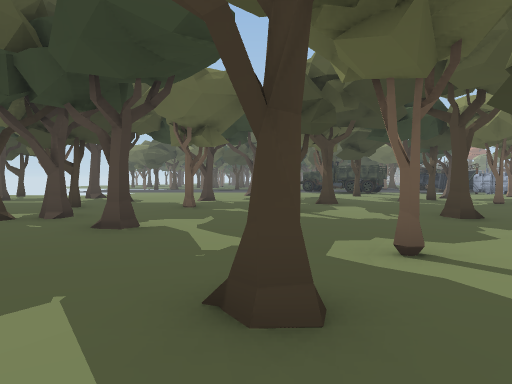
[1] (above)

24 first-person views from a walk through a scene from a Unity 3-D project. The camera is 1.4 m above the floor, tilts 2° down and sees 70° across. The floor is counted in squares, 2 m on a side. Each view is taken from the middle of a square. On the plan, view 1 faces up. The plan holds only what a view shows up to about 11 squares ahead; the rest is blank. The place goes on beyond the plan. The player is left out. Door leaves are left out, so doorways stand open. Some surface patterns are stand-ins.

[2]
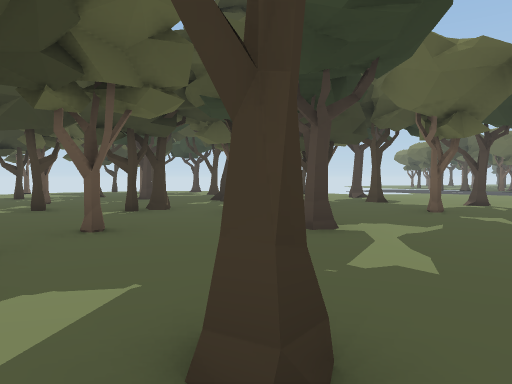

[3]
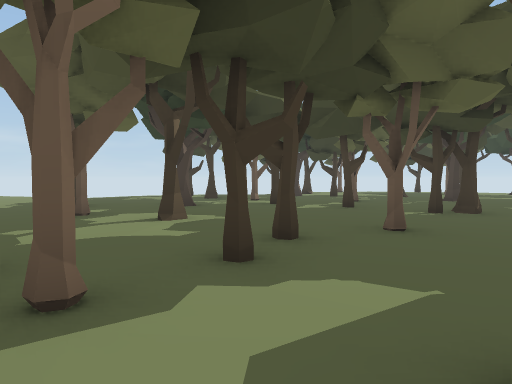

[4]
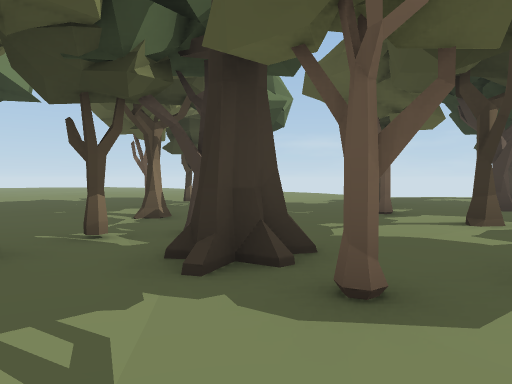

[5]
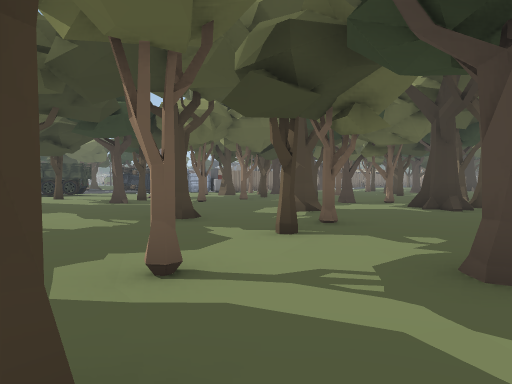

[6]
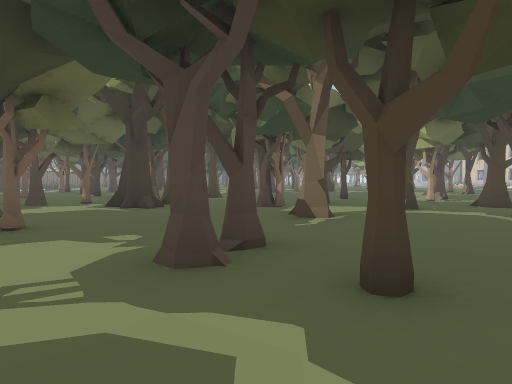

[7]
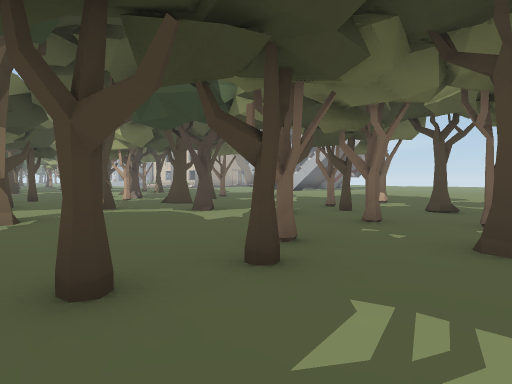

[8]
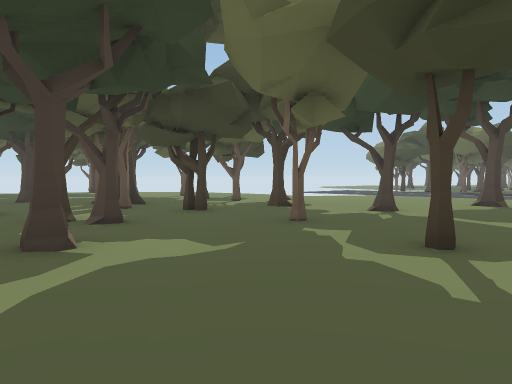

[9]
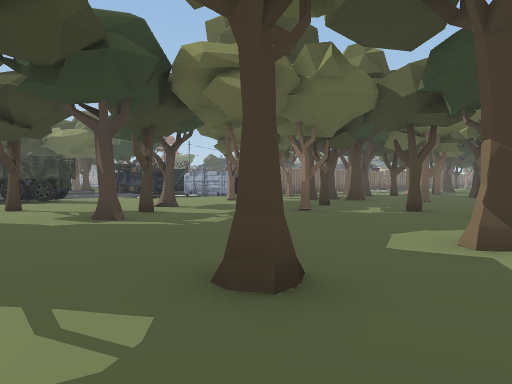

[10]
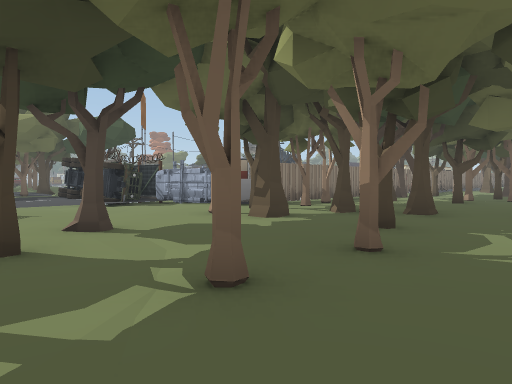

[11]
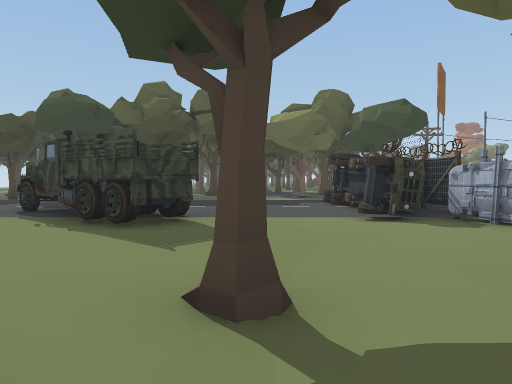

[12]
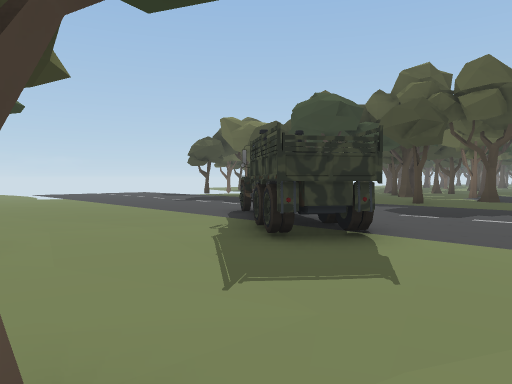

[13]
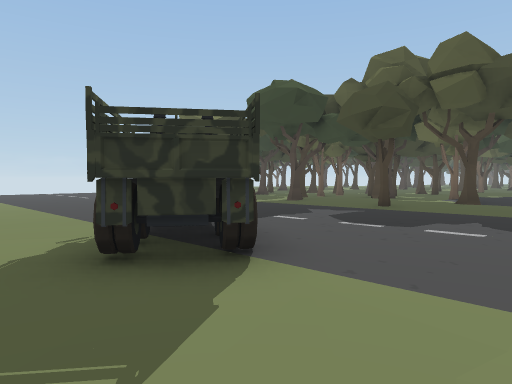

[14]
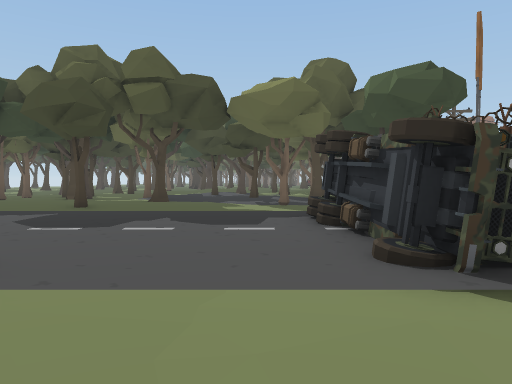

[15]
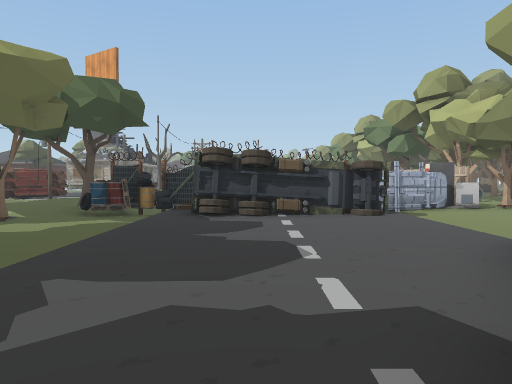

[16]
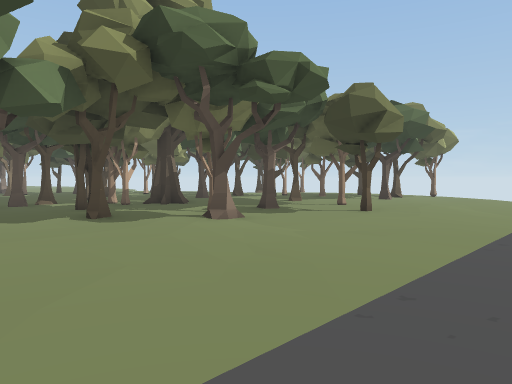

[17]
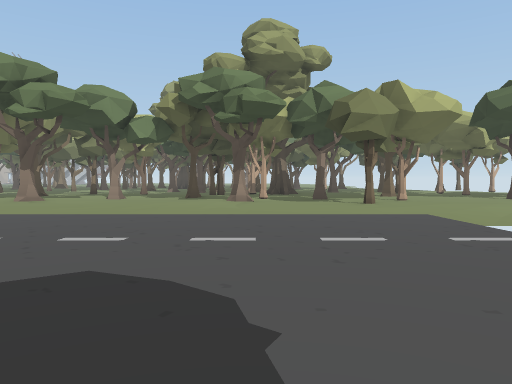

[18]
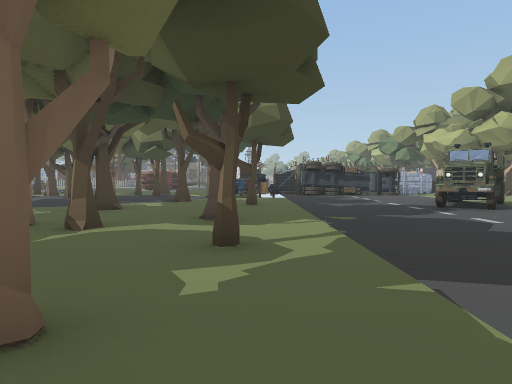

[19]
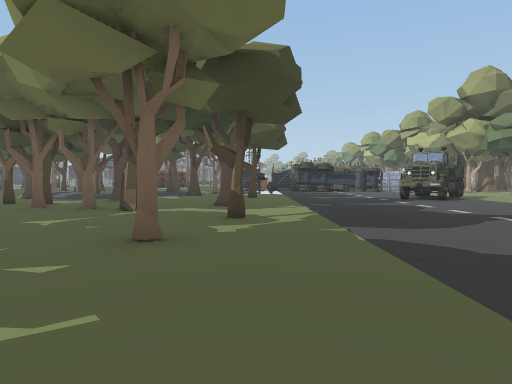

[20]
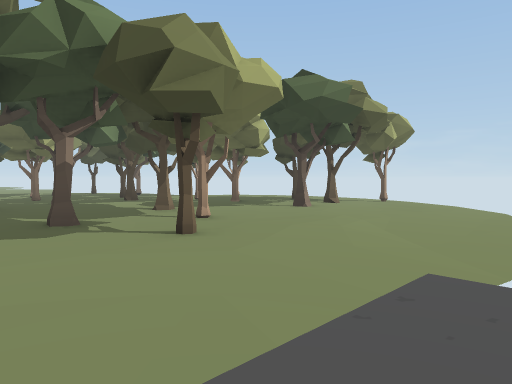

[21]
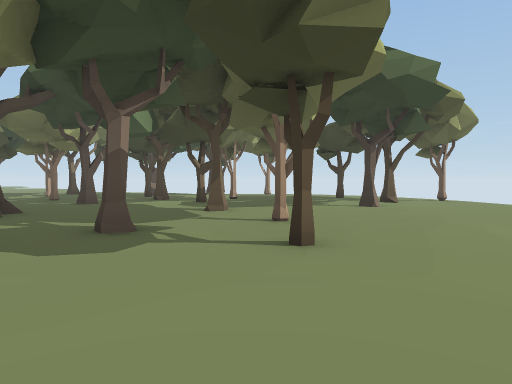

[22]
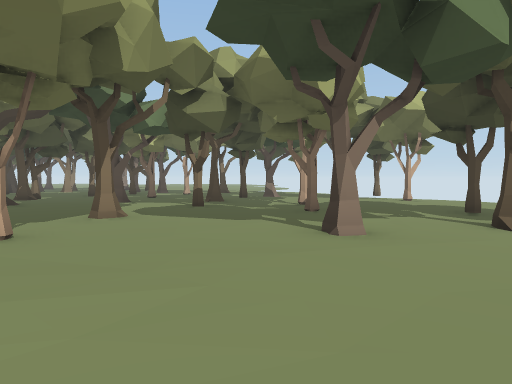

[23]
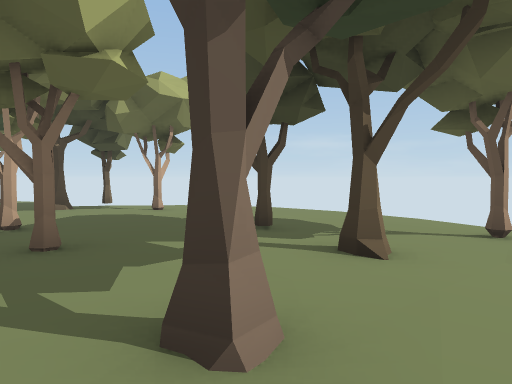

[24]
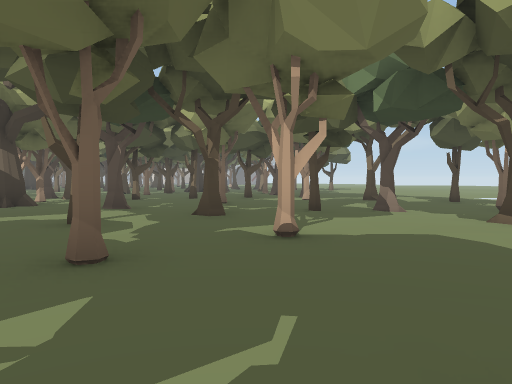

### Floor plan
Key: @ floor where view 1 was taken; # wall or solid block; x gap in a wall; . main floor; : floor 0.25 m higher than the main floor; / step, stairs or slope; T tree; C car; M machine; F fence; B barrelstack; O other object.
Columns run from 20 left of view 1 to 15 right of it. Each row starts with its distance up from view 1.
 26                  ...x::#:::://///
 25                .....:::::#:.:#///
 24               ...#...#:::::....BO
 23              ......#.:::#:....BB:
 22              ///:::::::::::////#
 21             :::::::::::::::::OO#
 20             :::::::::::::::::OO
 19             :::::::::::O:::::O #
 18             :::::::::::OO::::OO#
 17        ....//////....../OOO////C
 16     ...............::....O.....C
 15    ................:::..:......M
 14   .......::#.......::::::......MFFF
 13   ............T....:T: :#..#..###:.#
 12  .....#...#.........:: ::.#...##::::
 11 ....#...:...#.#.#./#::::.#.....:#::#
 10 ........:#.....:...:::#...#.#.#.::::
  9 ...#..#.:::::......::...........#:
  8 ........#::::T#....#.#........#.::
  7 ......#..::#::#.........#......:
  6 ........#:....:.#.........#..#..
  5 ..#.....::....#...#........::..
  4  ......#...#................TT.
  3   ..#.#.....:#...#...#........#
  2   #.........:::::...#../..:....
  1     ...... .#::::##....#..::.#
  0      #...  .:::#::.#@.....#::::
 -1      ...    .#:::./T..#...:::#::
 -2       #   ..::.#.. T...#...:#:::.#
 -3           ..:#....#..#.....:..
 -4              ... ..#...#..#:...#
 -5             ...  .#..#...#...#..
 -6                  .... .......

Positions as (right, up) in squares from view 1, and headings:
1: (0, 0), facing up
2: (1, 1), facing up-left
3: (1, 1), facing left
4: (1, 1), facing down-left
5: (0, 1), facing up-right
6: (0, 1), facing right
7: (0, 1), facing down-right
8: (2, 4), facing up-left
9: (2, 5), facing up-right
10: (5, 8), facing up-right
11: (7, 11), facing up
12: (8, 13), facing up-left
13: (8, 15), facing up-left
14: (8, 15), facing up
15: (2, 20), facing right
16: (-1, 18), facing down-left
17: (-6, 23), facing down
18: (-5, 23), facing right
19: (-7, 23), facing right
20: (-6, 18), facing down-left
21: (-6, 16), facing down-left
22: (-13, 16), facing down
23: (-13, 13), facing down-left
24: (-17, 10), facing down-right
